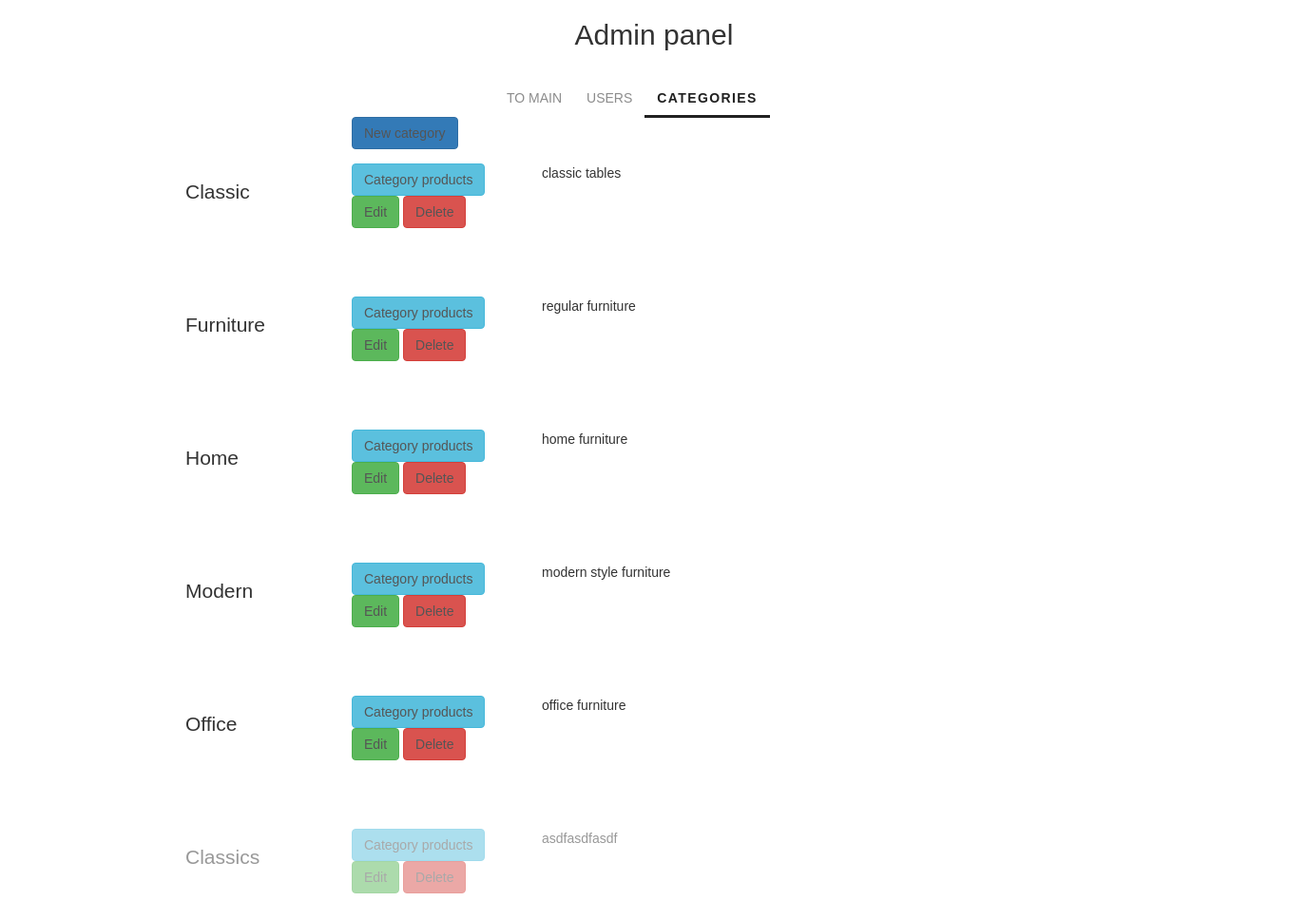
/myadmin/productcategory/list/ (signed in), run on an earlier commit of the app's database.
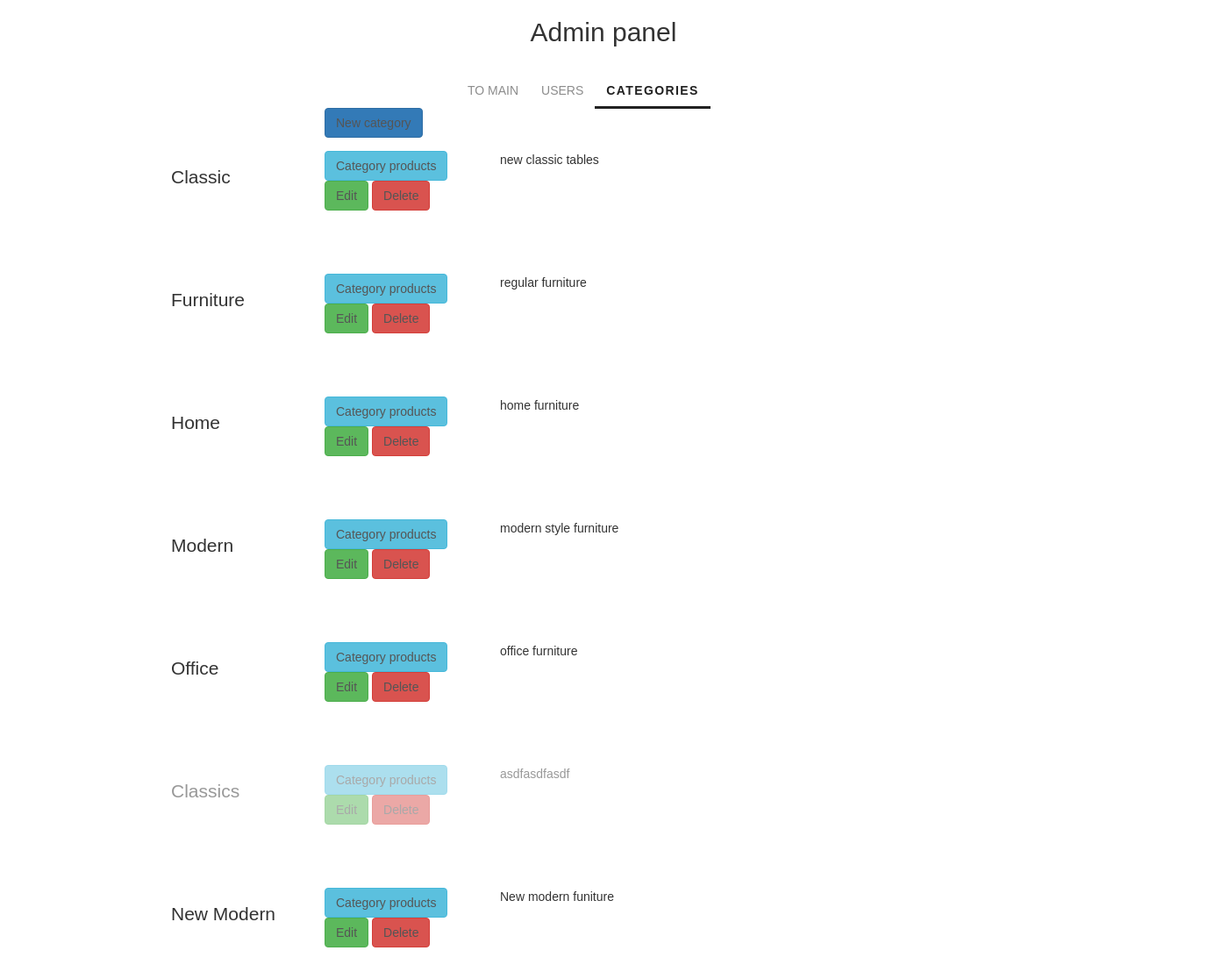
And on a later commit of the database.
### mainapp/models.py (models this page shows, shortened)
class ProductCategory(models.Model):
    name = models.CharField(verbose_name="name", max_length=64, unique=True)
    description = models.TextField(verbose_name="description", blank=True, max_length=128)
    is_active = models.BooleanField(verbose_name="active", default=True)

### adminapp/views.py (the view)
# urls.py: path('productcategory/list/', adminapp.productcategory_list,
@user_passes_test(lambda x: x.is_superuser)
def productcategory_list(request):
    object_list = ProductCategory.objects.all()
    context = {
        'title': 'admin/categories',
        'object_list': object_list
    }
    return render(request, 'adminapp/productcategory_list.html', context)

### adminapp/templates/adminapp/productcategory_list.html
{% extends 'adminapp/base.html' %}
{% load static %}
{% block container %}
    <div class="categories_list">
        <a href="{% url 'myadmin:productcategory_create' %}"
           class="btn btn-primary new_category">
            New category
        </a>
        {% for object in object_list %}
            <div class="category_record {% if not object.is_active %}not_active{% endif %}">
                <div class="category_name">
                    {{ object.name|title }}
                </div>
                <div class="category_actions">
                    <a href="{% url 'myadmin:productcategory_products' object.pk %}"
                       class="btn btn-info">
                        Category products
                    </a>
                    <a href="{% url 'myadmin:productcategory_update' object.pk %}"
                       class="btn btn-success">
                        Edit
                    </a>
                    <a href="{% url 'myadmin:productcategory_delete' object.pk %}"
                       class="btn btn-danger">
                        Delete
                    </a>
                </div>
                <div class="category_desc">
                    {{ object.description }}
                </div>
            </div>
        {% endfor %}
    </div>
{% endblock %}

What changed in the data, as far as the page shows it:
changed ProductCategory "Classic": description "classic tables" → "new classic tables"
added ProductCategory: name "New Modern", description "New modern funiture"
